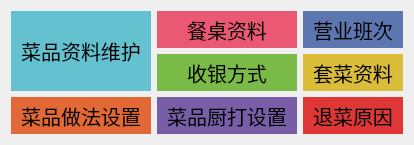
          <widget class="QWidget" name="page">
           <layout class="QGridLayout" name="gridLayout_2">
            <item row="0" column="0" rowspan="2">
             <widget class="back_view_2_botton" name="toolButton">
              <property name="sizePolicy">
               <sizepolicy hsizetype="Expanding" vsizetype="Expanding">
                <horstretch>0</horstretch>
                <verstretch>0</verstretch>
               </sizepolicy>
              </property>
              <property name="font">
               <font>
                <pointsize>15</pointsize>
               </font>
              </property>
              <property name="focusPolicy">
               <enum>Qt::StrongFocus</enum>
              </property>
              <property name="styleSheet">
               <string notr="true">background:#64c1cf;</string>
              </property>
              <property name="text">
               <string>菜品资料维护</string>
              </property>
              <property name="icon">
               <iconset resource="../res.qrc">
                <normaloff>:/image/widgets_pic/q2.png</normaloff>:/image/widgets_pic/q2.png</iconset>
              </property>
              <property name="toolButtonStyle">
               <enum>Qt::ToolButtonTextUnderIcon</enum>
              </property>
              <property name="autoRaise">
               <bool>true</bool>
              </property>
              <property name="outer_stylesheet" stdset="0">
               <string>backview_select_big</string>
              </property>
              <property name="id" stdset="0">
               <number>0</number>
              </property>
             </widget>
            </item>
            <item row="0" column="1">
             <widget class="back_view_2_botton" name="toolButton_2">
              <property name="sizePolicy">
               <sizepolicy hsizetype="Expanding" vsizetype="Expanding">
                <horstretch>0</horstretch>
                <verstretch>0</verstretch>
               </sizepolicy>
              </property>
              <property name="font">
               <font>
                <pointsize>15</pointsize>
               </font>
              </property>
              <property name="focusPolicy">
               <enum>Qt::StrongFocus</enum>
              </property>
              <property name="styleSheet">
               <string notr="true">background:#ea5873;</string>
              </property>
              <property name="text">
               <string>餐桌资料</string>
              </property>
              <property name="icon">
               <iconset resource="../res.qrc">
                <normaloff>:/image/widgets_pic/e4.png</normaloff>:/image/widgets_pic/e4.png</iconset>
              </property>
              <property name="toolButtonStyle">
               <enum>Qt::ToolButtonTextUnderIcon</enum>
              </property>
              <property name="autoRaise">
               <bool>true</bool>
              </property>
              <property name="outer_stylesheet" stdset="0">
               <string>backview_select_big</string>
              </property>
              <property name="id" stdset="0">
               <number>1</number>
              </property>
             </widget>
            </item>
            <item row="0" column="2">
             <widget class="back_view_2_botton" name="toolButton_3">
              <property name="sizePolicy">
               <sizepolicy hsizetype="Expanding" vsizetype="Expanding">
                <horstretch>0</horstretch>
                <verstretch>0</verstretch>
               </sizepolicy>
              </property>
              <property name="font">
               <font>
                <pointsize>15</pointsize>
               </font>
              </property>
              <property name="focusPolicy">
               <enum>Qt::StrongFocus</enum>
              </property>
              <property name="styleSheet">
               <string notr="true">background:#5c76b0;</string>
              </property>
              <property name="text">
               <string>营业班次</string>
              </property>
              <property name="icon">
               <iconset resource="../res.qrc">
                <normaloff>:/image/widgets_pic/e8.png</normaloff>:/image/widgets_pic/e8.png</iconset>
              </property>
              <property name="toolButtonStyle">
               <enum>Qt::ToolButtonTextUnderIcon</enum>
              </property>
              <property name="autoRaise">
               <bool>true</bool>
              </property>
              <property name="outer_stylesheet" stdset="0">
               <string>backview_select_big</string>
              </property>
              <property name="id" stdset="0">
               <number>2</number>
              </property>
             </widget>
            </item>
            <item row="1" column="1">
             <widget class="back_view_2_botton" name="toolButton_5">
              <property name="sizePolicy">
               <sizepolicy hsizetype="Expanding" vsizetype="Expanding">
                <horstretch>0</horstretch>
                <verstretch>0</verstretch>
               </sizepolicy>
              </property>
              <property name="font">
               <font>
                <pointsize>15</pointsize>
               </font>
              </property>
              <property name="focusPolicy">
               <enum>Qt::StrongFocus</enum>
              </property>
              <property name="styleSheet">
               <string notr="true">background:#7aba46;</string>
              </property>
              <property name="text">
               <string>收银方式</string>
              </property>
              <property name="icon">
               <iconset resource="../res.qrc">
                <normaloff>:/image/widgets_pic/e5.png</normaloff>:/image/widgets_pic/e5.png</iconset>
              </property>
              <property name="toolButtonStyle">
               <enum>Qt::ToolButtonTextUnderIcon</enum>
              </property>
              <property name="autoRaise">
               <bool>true</bool>
              </property>
              <property name="outer_stylesheet" stdset="0">
               <string>backview_select_big</string>
              </property>
              <property name="id" stdset="0">
               <number>3</number>
              </property>
             </widget>
            </item>
            <item row="1" column="2">
             <widget class="back_view_2_botton" name="toolButton_4">
              <property name="sizePolicy">
               <sizepolicy hsizetype="Expanding" vsizetype="Expanding">
                <horstretch>0</horstretch>
                <verstretch>0</verstretch>
               </sizepolicy>
              </property>
              <property name="font">
               <font>
                <pointsize>15</pointsize>
               </font>
              </property>
              <property name="focusPolicy">
               <enum>Qt::StrongFocus</enum>
              </property>
              <property name="styleSheet">
               <string notr="true">background:#dcbd39;</string>
              </property>
              <property name="text">
               <string>套菜资料</string>
              </property>
              <property name="icon">
               <iconset resource="../res.qrc">
                <normaloff>:/image/widgets_pic/e6.png</normaloff>:/image/widgets_pic/e6.png</iconset>
              </property>
              <property name="toolButtonStyle">
               <enum>Qt::ToolButtonTextUnderIcon</enum>
              </property>
              <property name="autoRaise">
               <bool>true</bool>
              </property>
              <property name="outer_stylesheet" stdset="0">
               <string>backview_select_big</string>
              </property>
              <property name="id" stdset="0">
               <number>4</number>
              </property>
             </widget>
            </item>
            <item row="2" column="0">
             <widget class="back_view_2_botton" name="toolButton_8">
              <property name="sizePolicy">
               <sizepolicy hsizetype="Expanding" vsizetype="Expanding">
                <horstretch>0</horstretch>
                <verstretch>0</verstretch>
               </sizepolicy>
              </property>
              <property name="font">
               <font>
                <pointsize>15</pointsize>
               </font>
              </property>
              <property name="focusPolicy">
               <enum>Qt::StrongFocus</enum>
              </property>
              <property name="styleSheet">
               <string notr="true">background:#e26835;</string>
              </property>
              <property name="text">
               <string>菜品做法设置</string>
              </property>
              <property name="icon">
               <iconset resource="../res.qrc">
                <normaloff>:/image/widgets_pic/e3.png</normaloff>:/image/widgets_pic/e3.png</iconset>
              </property>
              <property name="toolButtonStyle">
               <enum>Qt::ToolButtonTextUnderIcon</enum>
              </property>
              <property name="autoRaise">
               <bool>true</bool>
              </property>
              <property name="outer_stylesheet" stdset="0">
               <string>backview_select_big</string>
              </property>
              <property name="id" stdset="0">
               <number>5</number>
              </property>
             </widget>
            </item>
            <item row="2" column="2">
             <widget class="back_view_2_botton" name="toolButton_7">
              <property name="sizePolicy">
               <sizepolicy hsizetype="Expanding" vsizetype="Expanding">
                <horstretch>0</horstretch>
                <verstretch>0</verstretch>
               </sizepolicy>
              </property>
              <property name="font">
               <font>
                <pointsize>15</pointsize>
               </font>
              </property>
              <property name="focusPolicy">
               <enum>Qt::StrongFocus</enum>
              </property>
              <property name="styleSheet">
               <string notr="true">background:#df3736;</string>
              </property>
              <property name="text">
               <string>退菜原因</string>
              </property>
              <property name="icon">
               <iconset resource="../res.qrc">
                <normaloff>:/image/widgets_pic/e7.png</normaloff>:/image/widgets_pic/e7.png</iconset>
              </property>
              <property name="toolButtonStyle">
               <enum>Qt::ToolButtonTextUnderIcon</enum>
              </property>
              <property name="autoRaise">
               <bool>true</bool>
              </property>
              <property name="outer_stylesheet" stdset="0">
               <string>backview_select_big</string>
              </property>
              <property name="id" stdset="0">
               <number>7</number>
              </property>
             </widget>
            </item>
            <item row="2" column="1">
             <widget class="back_view_2_botton" name="toolButton_10">
              <property name="sizePolicy">
               <sizepolicy hsizetype="Expanding" vsizetype="Expanding">
                <horstretch>0</horstretch>
                <verstretch>0</verstretch>
               </sizepolicy>
              </property>
              <property name="font">
               <font>
                <pointsize>15</pointsize>
               </font>
              </property>
              <property name="focusPolicy">
               <enum>Qt::StrongFocus</enum>
              </property>
              <property name="styleSheet">
               <string notr="true">background:#775ea7;</string>
              </property>
              <property name="text">
               <string>菜品厨打设置</string>
              </property>
              <property name="icon">
               <iconset resource="../res.qrc">
                <normaloff>:/image/widgets_pic/e1.png</normaloff>:/image/widgets_pic/e1.png</iconset>
              </property>
              <property name="toolButtonStyle">
               <enum>Qt::ToolButtonTextUnderIcon</enum>
              </property>
              <property name="autoRaise">
               <bool>true</bool>
              </property>
              <property name="outer_stylesheet" stdset="0">
               <string>backview_select_big</string>
              </property>
              <property name="id" stdset="0">
               <number>6</number>
              </property>
             </widget>
            </item>
           </layout>
          </widget>
